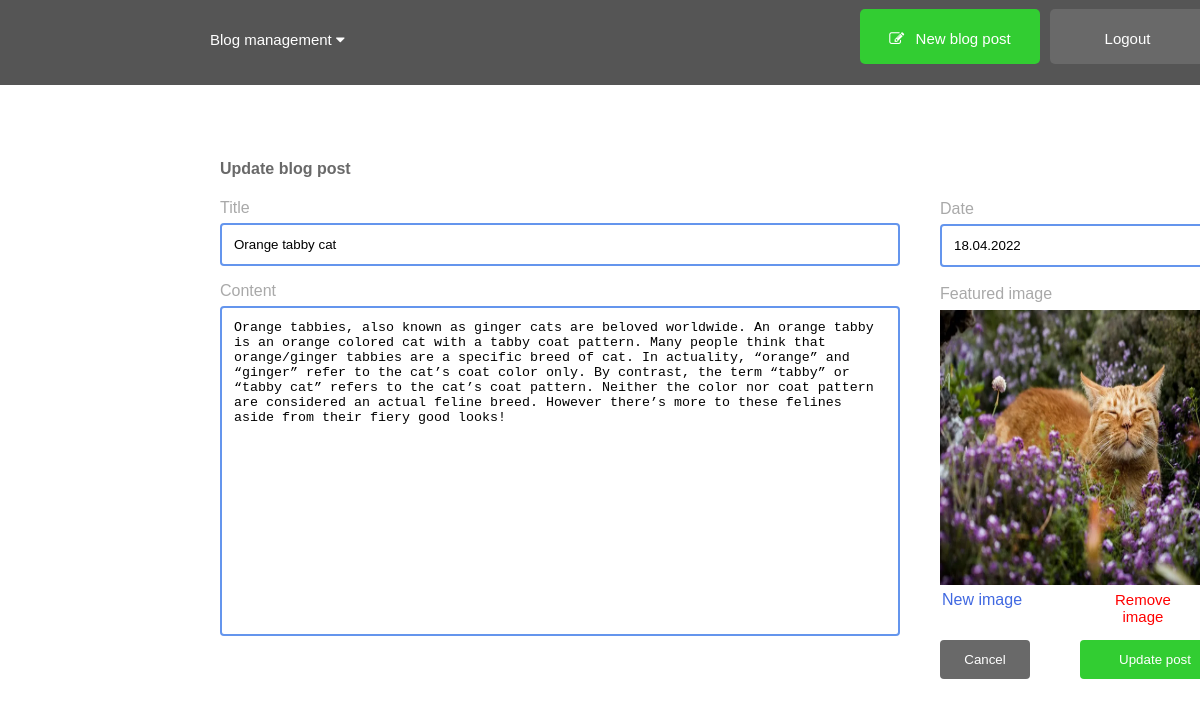
Page /admin/postOptionsTable.php?source=edit_post&p_id=677 (signed in) on the committed database.
### tables this page shows
CREATE TABLE `posts` (
  `post_id` int(3) NOT NULL,
  `post_category_id` int(3) NOT NULL,
  `post_title` varchar(255) NOT NULL,
  `post_author` varchar(255) NOT NULL,
  `post_user` int(255) DEFAULT NULL,
  `post_date` date NOT NULL,
  `post_image` text NOT NULL,
  `post_content` text NOT NULL,
  `post_tags` text NOT NULL
);

### admin/edit_post.php (the view, shortened to what this page needs)
<?php
if(isset($_GET['p_id'])){
    $get_post_id = $_GET['p_id'];
}
$query = "SELECT * FROM posts WHERE post_id = $get_post_id ";
        $select_posts_by_id = mysqli_query($connection, $query);
        while($row = mysqli_fetch_assoc($select_posts_by_id)){
           $post_title = $row['post_title'];
           $post_date = date('d.m.Y', strtotime($row['post_date']));
           $post_content = $row['post_content'];
           $post_image = $row['post_image'];
        }
?>
<div style="margin-top: 80px;">
    <form autocomplete="off" class="font" action="" method="post" enctype="multipart/form-data">
        <div class="add_post_form">
            <h4 id="h4" class="font">Update blog post</h4>
            <label class="l_cl" for="title">Title</label>
            <input onkeydown="return event.key != 'Enter';" value="<?php echo $post_title; ?>" type="text" class="df" id="fname" name="title" placeholder="Title ..">
            <label class="l_cl" for="post_content">Content</label>
            <textarea id="size" name="post_content" placeholder="Write .." class="df" style="height:330px" cols="30" rows="10"><?php echo $post_content; ?></textarea>
        </div>
        <div class="add_post_form_date">
            <label class="l_cl" for="date">Date</label>
            <input onkeydown="return event.key != 'Enter';" value="<?php echo $post_date; ?>" type="text" class="df" name="date" id="my_date_picker" placeholder="dd.mm.yy">
        </div>
        <label class="label_e" for="">Featured image</label>
        <div id="reload">
            <img onerror="this.src='../dImage/default_image.jpg'" class="d_s" id="output" src="../images/<?php echo $post_image; ?>"/>
        </div>
        <div class="add_post_form_image">
            <label class="img_file" for="file" style="cursor: pointer;" id="rem">New image</label>
        </div>
        <div class="add_post_form_publish">
            <input onkeydown="return event.key != 'Enter';" onclick="history.go(-1)" class="btn_pub" type="submit" value="Cancel" name="cancel">
            <input onkeydown="return event.key != 'Enter';" onclick="javascript: preventDefault();" id="u_post" type="submit" value="Update post" name="update_post">
        </div>
    </form>
</div>
<form action="" method="post">
    <button id="press" class="img_rem_r" name="remove_image">Remove image</button>
</form>

### css/css.css (style rules this page uses)
body { margin:0; }
.label_e { position: fixed; margin-top: 205px; margin-left: 40px; color: darkgray; }
section, input { -moz-box-sizing: border-box; -webkit-box-sizing: border-box; box-sizing: border-box; }
input { width: 100%; }
#h4 { margin-left: 0px; color: dimgray; margin-top: -40px; font-family: Arial, Helvetica, sans-serif; }
.df { width: 100%; padding: 12px; border: 2px solid cornflowerblue; border-radius: 4px; box-sizing: border-box; margin-top: 6px; margin-bottom: 16px; resize: vertical; }
.add_post_form { border-radius: 5px; padding-top: 120px; width: 680px; position: relative; margin-left: 220px; float: left; }
.add_post_form_date { border-radius: 5px; width: 280px; float: right; margin-left: 940px; margin-top: 120px; position: fixed; }
.add_post_form_image { margin-left: 800px; color: royalblue; }
.add_post_form_publish { padding-top: 30px; }
#size { resize: none; }
.img_file { display: inline-block; padding: 1px 42px; cursor: pointer; text-decoration: none; border: 0px; background-color: inherit; position: fixed; margin-top: 510px; }
.d_s { border: 0px solid; width: 280px; height: 275px; margin: auto; padding: auto; margin-left: 0px; margin-top: 0px; }
#reload { width: 280px; height: 275px; position: fixed; border: 0px; margin-left: 940px; margin-top: 230px; }
.img_rem_r { display: inline-block; padding: 1px 35px; cursor: pointer; text-decoration: none; border: 0px; background-color: inherit; color: red; position: fixed; margin-top: 480px; margin-left: 180px; font-size: 15px; }
.btn_pub { background-color: dimgray!important; width: 90px !important; margin-top: 530px; margin-left: 40px; color: white; padding: 12px 20px; border: none; border-radius: 4px; cursor: pointer; width: 150px; position: fixed; }
.font { font-family: Arial, Helvetica, sans-serif; }
.l_cl { color: darkgray; }
#u_post { background-color: limegreen; color: white; padding: 12px 20px; border: none; border-radius: 4px; cursor: pointer; width: 150px; position: fixed; margin-top: 530px; margin-left: 180px; }

### rows in the picture
posts: title "Orange tabby cat", post_content "Orange tabbies, also known as ginger cats are beloved worldwide. An orange tabby is an orange colored cat with a tabby coat pattern. Many people think that orange/ginger tabbies are a specific breed of cat. In actuality, “orange” and “ginger” refer to the cat’s coat color only. By contrast, the term “tabby” or “tabby cat” refers to the cat’s coat pattern. Neither the color nor coat pattern are considered an actual feline breed. However there’s more to these felines aside from their fiery good looks!", date "18.04.2022", post_image (picture)
